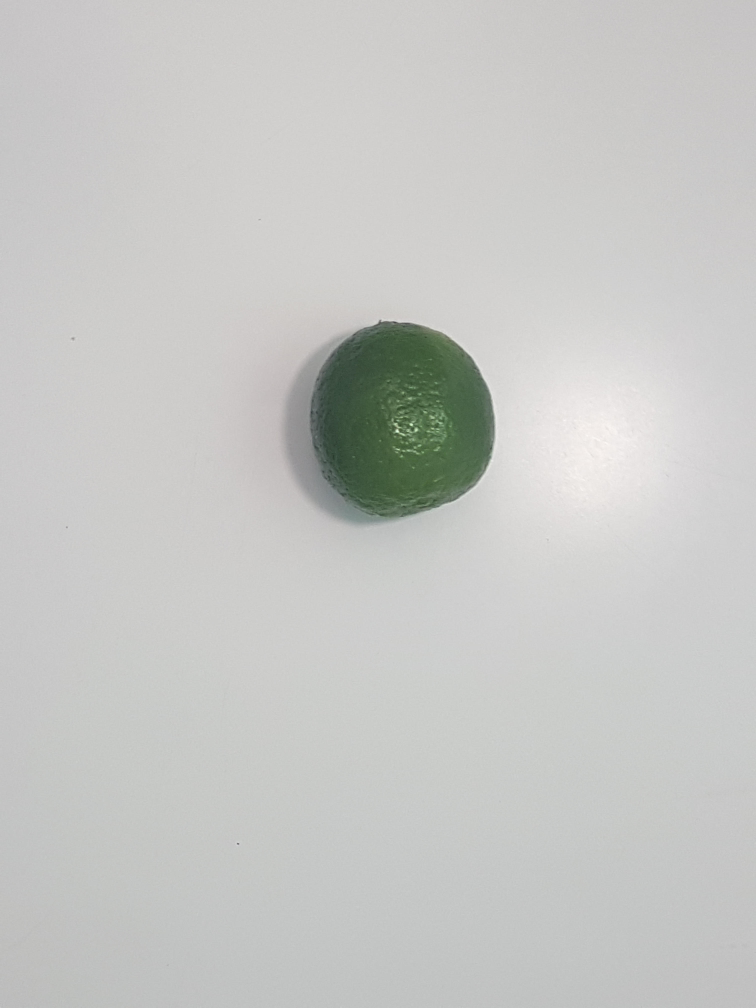
#> input picture LM_1.jpg, 3024 x 4032 px (shown at 1/4 size)
$ python glcm.py --path LM_1.jpg   (older library calls are emulated)
#> lines starting #> are read from the running program, lines starting #| are printed output that depends on the picture; after the words box and inside, x2 and y2 are one past the last pixel; in counts of white or black regions, pixels touching at a corner belong together

# import osr
import matplotlib.pyplot as plt
import cv2 as cv
import argparse
import numpy as np
from skimage.feature import greycomatrix, greycoprops
# [5 lines of commented-out code are left out]


def GLCM(src):
    # Lendo Imagem
#> called with src = 'LM_1.jpg'
    img = cv.imread(src)
#> img is the input picture: shape (4032, 3024, 3); mean B, G, R 196.5, 198.8, 198
    # Convertendo canal HSV
    imgHSV = cv.cvtColor(img, cv.COLOR_BGR2HSV)
#> imgHSV: shape (4032, 3024, 3); mean H, S, V 41.9, 5.5, 199.4
    # Separando o canal de saturação
    h, s, v = cv.split(imgHSV)
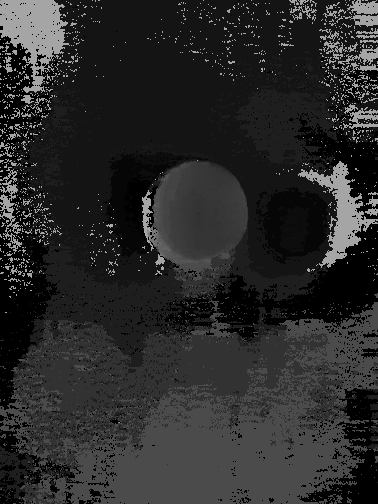
#> h: shape (4032, 3024) (shown at 1/8 size); min 0, max 173, mean 41.9
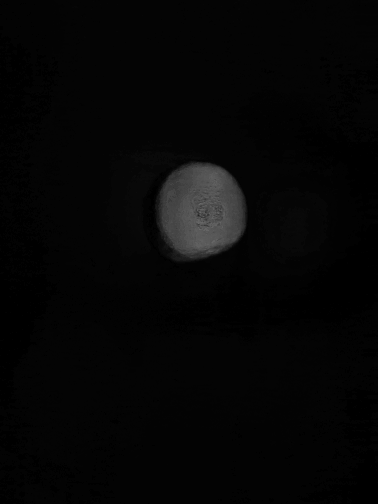
#> s: shape (4032, 3024) (shown at 1/8 size); min 0, max 142, mean 5.5
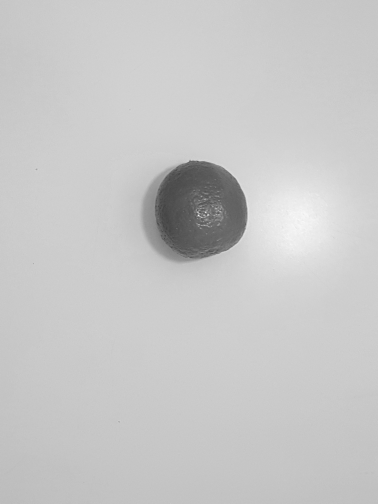
#> v: shape (4032, 3024) (shown at 1/8 size); min 53, max 255, mean 199.4
    s_Blur = cv.blur(s, (5, 5))
    # Binarizando a imagem
    _, s_Thresh = cv.threshold(s_Blur, 50, 255, cv.THRESH_BINARY)
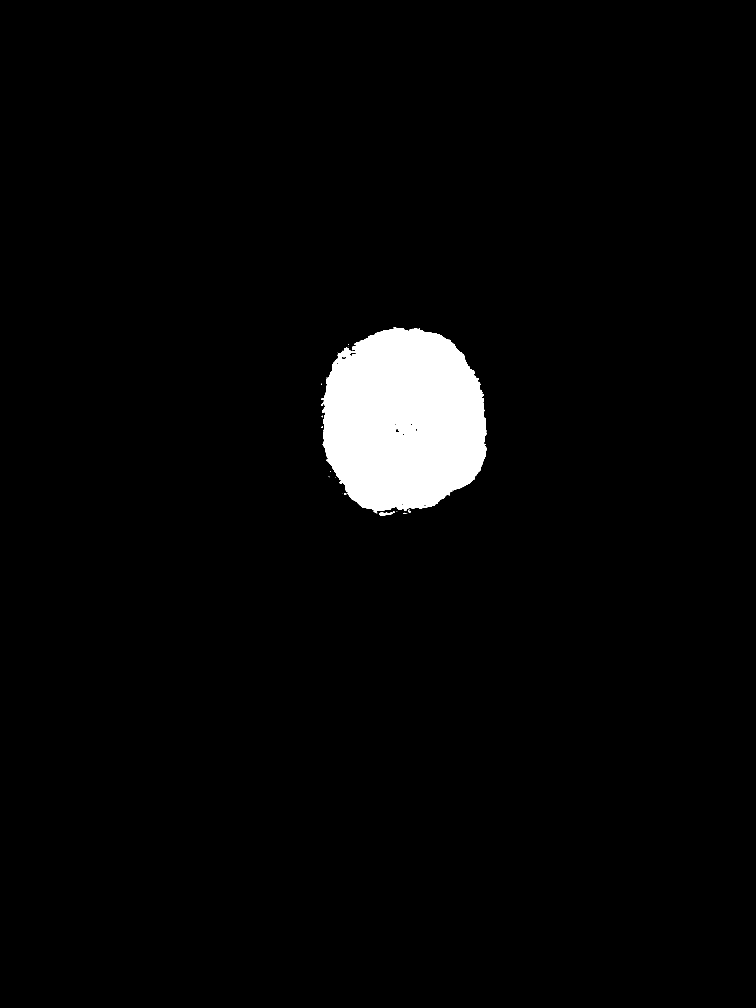
#> s_Thresh: shape (4032, 3024) (shown at 1/4 size); 3.2% white; 22 white regions (14 under 20 px), largest, box (x1, y1, x2, y2) and area: (1286, 1309, 1948, 2053) 386132, (1518, 2049, 1570, 2063) 434, (1633, 2038, 1642, 2050) 54
    # Morfologia tamanho do elemento estrutural
    block_size = 30
    kernel = np.ones((block_size, block_size), np.uint8)
    # Executando Dilation e Closing
    s_Closing = cv.morphologyEx(s_Thresh, cv.MORPH_CLOSE, kernel)
#> s_Closing: shape (4032, 3024); 3.2% white; 1 white region, box (x1, y1, x2, y2) and area: (1287, 1310, 1949, 2064) 393334
    # Resultado da Máscara em RGB
    s_Result = cv.bitwise_and(cv.cvtColor(img, cv.COLOR_BGR2RGB), cv.cvtColor(img, cv.COLOR_BGR2RGB), mask=s_Closing)
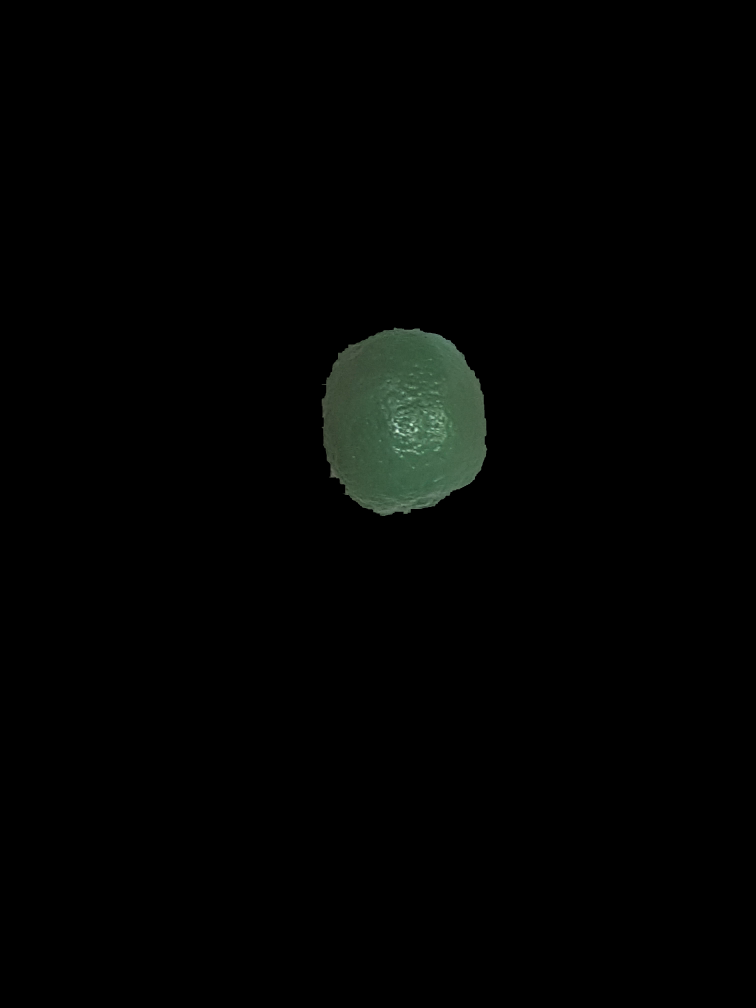
#> s_Result: shape (4032, 3024, 3) (shown at 1/4 size); mean B, G, R 2.3, 3.1, 2.2

    BoundingBox = np.zeros_like(img)
    BoundingBox[s_Closing == 255] = img[s_Closing == 255]
    fig1, (ax1, ax2, ax3) = plt.subplots(1, 3, figsize=(10, 5), sharex=True, sharey=True)
    ax1.axis('off')
    ax1.imshow(BoundingBox, cmap=plt.cm.gray)
    ax1.set_title(' BoundingBox IMAGE')
    ax2.axis('off')
    ax2.imshow(s_Result, cmap=plt.cm.gray)
    ax2.set_title('s_Result IMAGE')
    ax3.axis('off')
    ax3.imshow(s_Closing, cmap=plt.cm.gray)
    ax3.set_title('s_Closing  IMAGE')
    plt.show()

#> (the run stopped early here; a loop or call above may not have finished)

$ run again, on LM_11.jpg
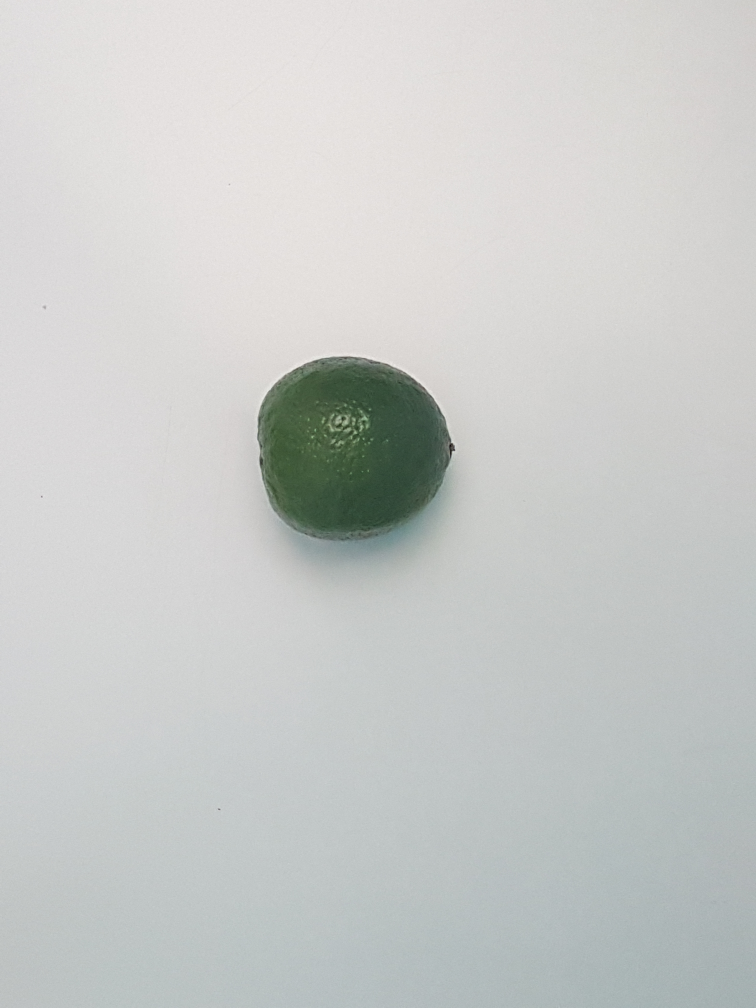
#> input picture LM_11.jpg, 3024 x 4032 px (shown at 1/4 size)
#> in GLCM, img is the input picture: shape (4032, 3024, 3); mean B, G, R 201, 202.6, 200.3
#> imgHSV: shape (4032, 3024, 3); mean H, S, V 56.6, 8.3, 203.8
#> in GLCM, `_, s_Thresh = cv.threshold(s_Blur, 50, 255, cv.THRESH_BINARY)`:
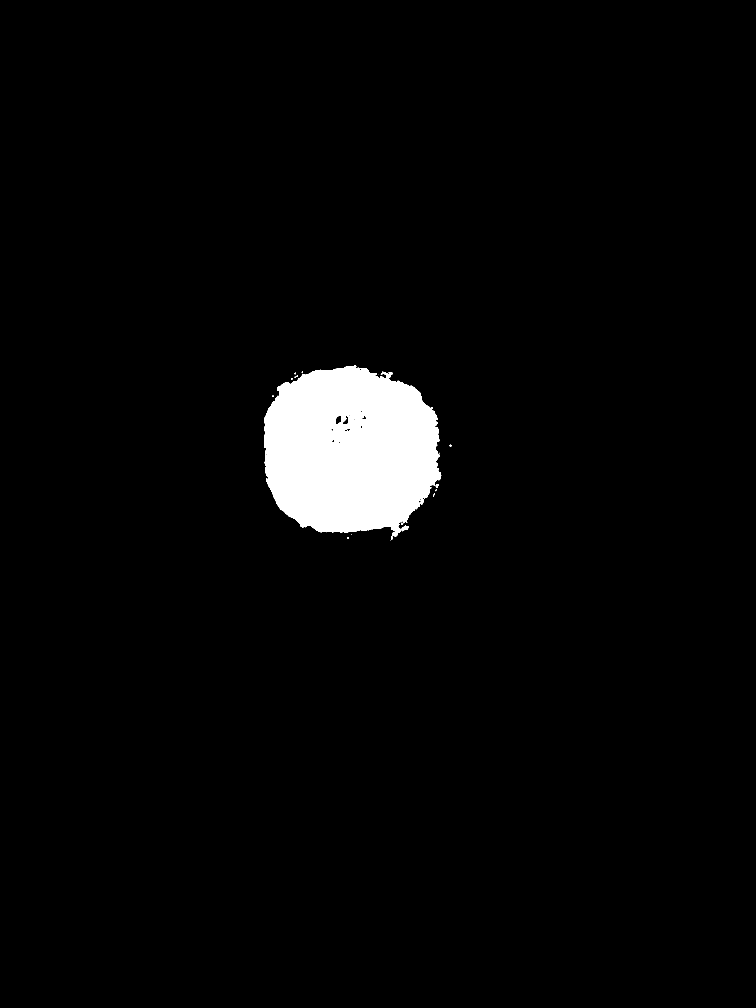
#> s_Thresh: shape (4032, 3024) (shown at 1/4 size); 3.1% white; 22 white regions (9 under 20 px), largest, box (x1, y1, x2, y2) and area: (1056, 1462, 1765, 2148) 380464, (1606, 2100, 1635, 2125) 363, (1555, 1488, 1571, 1498) 115
#> s_Closing: shape (4032, 3024); 3.2% white; 3 white regions (1 under 20 px), largest, box (x1, y1, x2, y2) and area: (1057, 1463, 1766, 2160) 390870, (1800, 1780, 1806, 1787) 38
#> in GLCM, `s_Result = cv.bitwise_and(cv.cvtColor(img, cv.COLOR_BGR2RGB), cv.cvtCo..`:
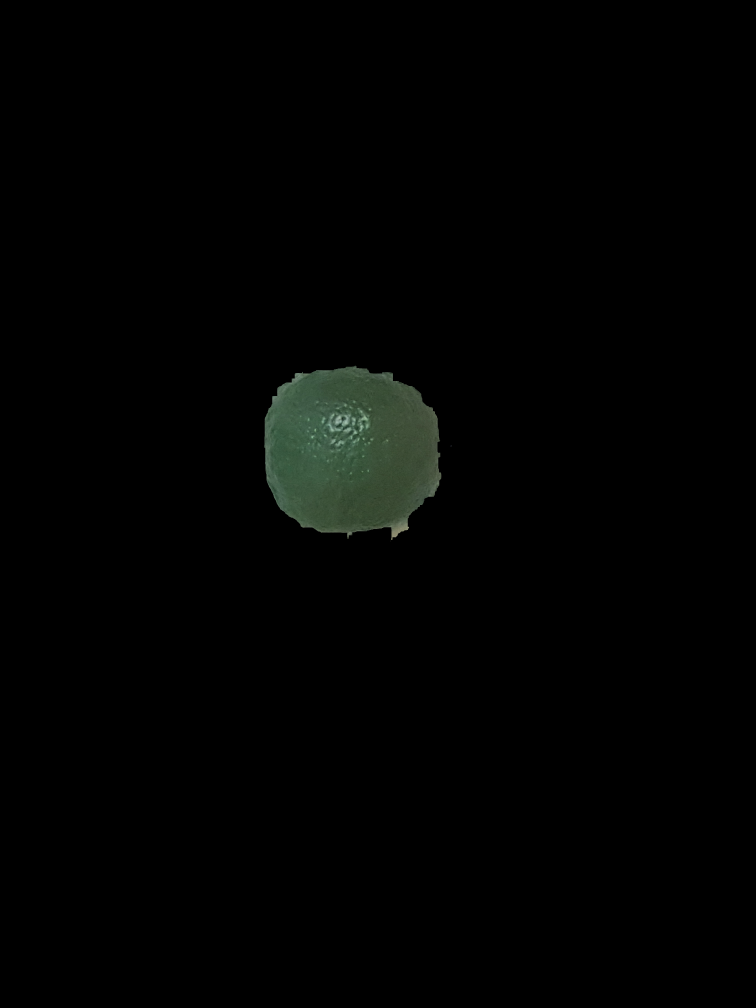
#> s_Result: shape (4032, 3024, 3) (shown at 1/4 size); mean B, G, R 2.1, 2.8, 2.1

$ run again, on LM_12.jpg
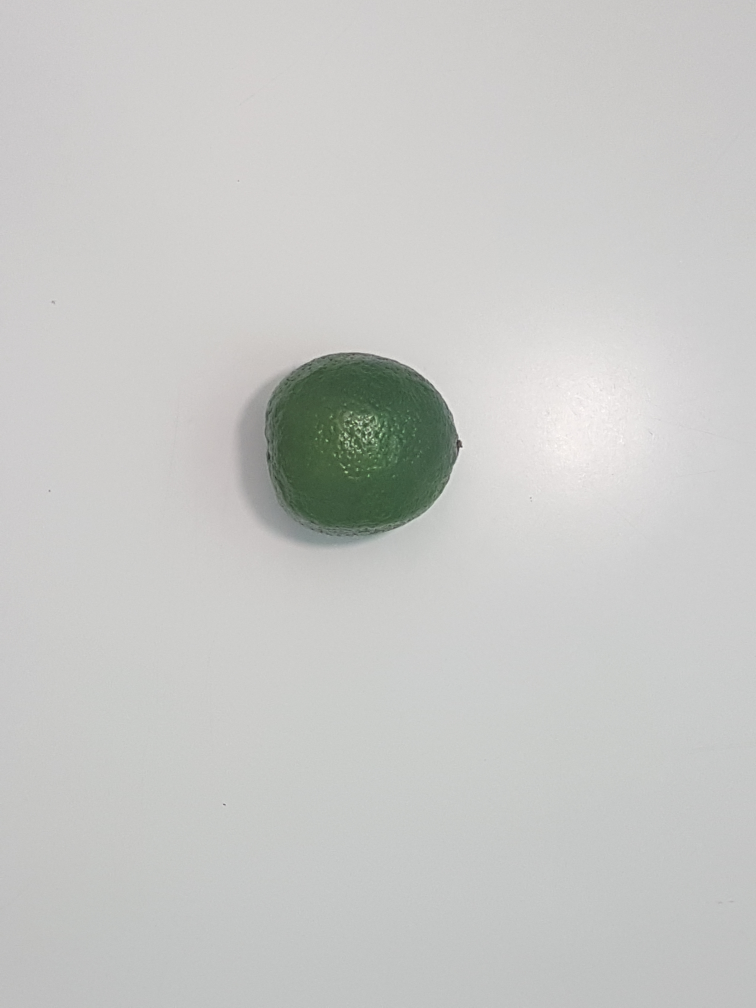
#> input picture LM_12.jpg, 3024 x 4032 px (shown at 1/4 size)
#> in GLCM, img is the input picture: shape (4032, 3024, 3); mean B, G, R 197.9, 200.1, 199.4
#> imgHSV: shape (4032, 3024, 3); mean H, S, V 43.5, 5.3, 200.7
#> in GLCM, `_, s_Thresh = cv.threshold(s_Blur, 50, 255, cv.THRESH_BINARY)`:
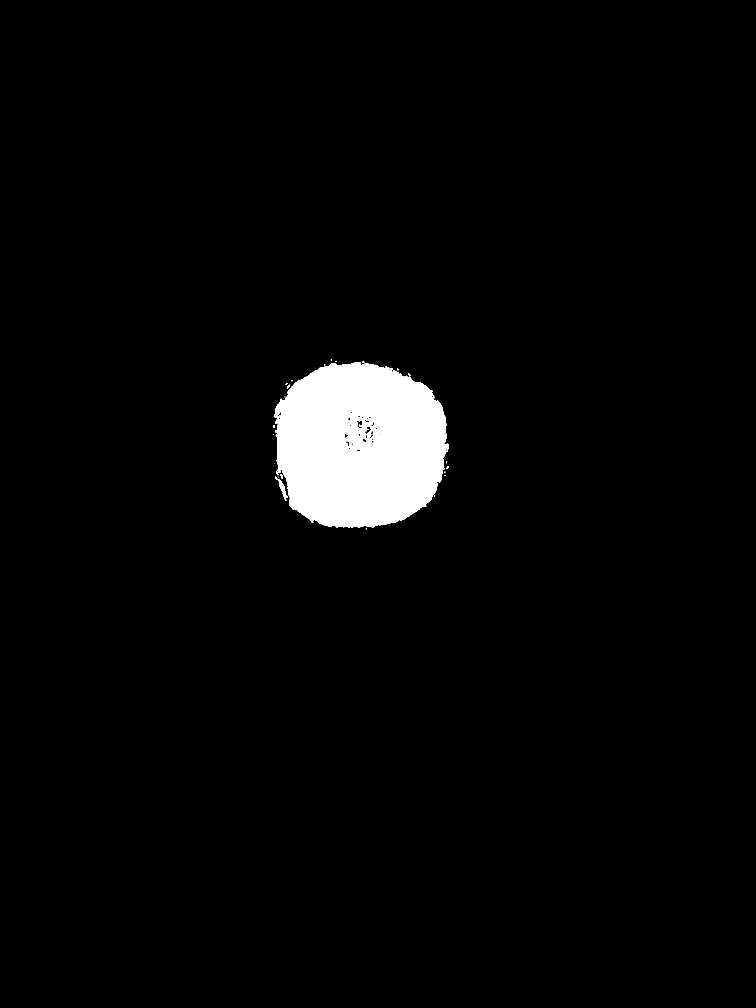
#> s_Thresh: shape (4032, 3024) (shown at 1/4 size); 3% white; 27 white regions (13 under 20 px), largest, box (x1, y1, x2, y2) and area: (1098, 1449, 1795, 2111) 367060, (1100, 1907, 1152, 2003) 1025, (1122, 1897, 1132, 1914) 97
#> in GLCM, `s_Closing = cv.morphologyEx(s_Thresh, cv.MORPH_CLOSE, kernel)`:
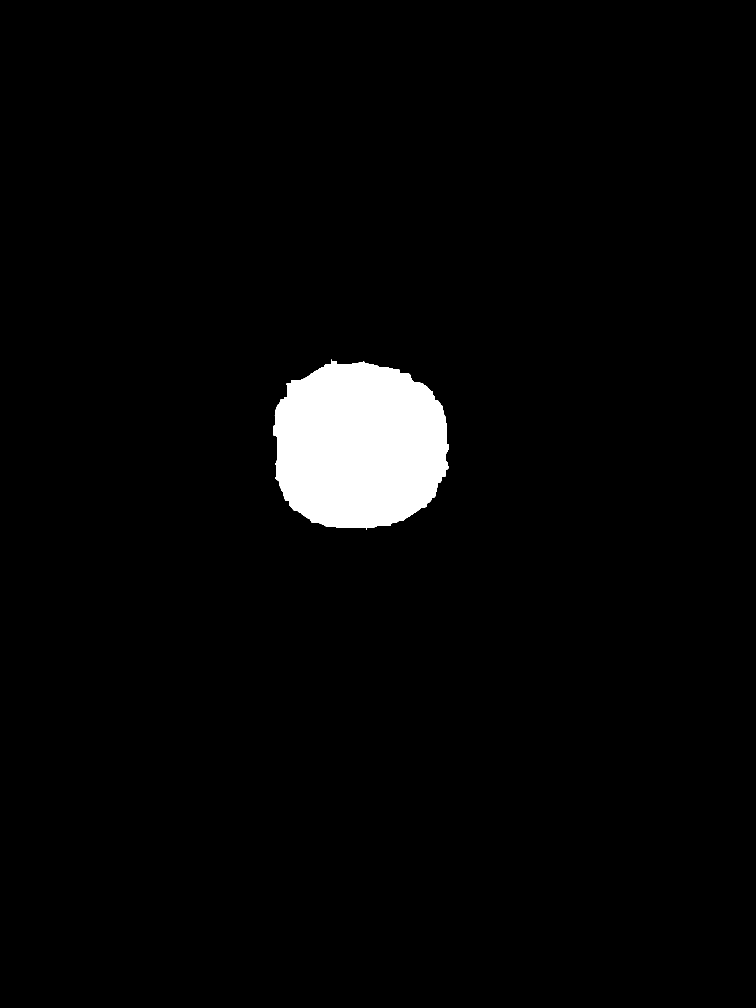
#> s_Closing: shape (4032, 3024) (shown at 1/4 size); 3.1% white; 1 white region, box (x1, y1, x2, y2) and area: (1092, 1439, 1796, 2118) 380081
